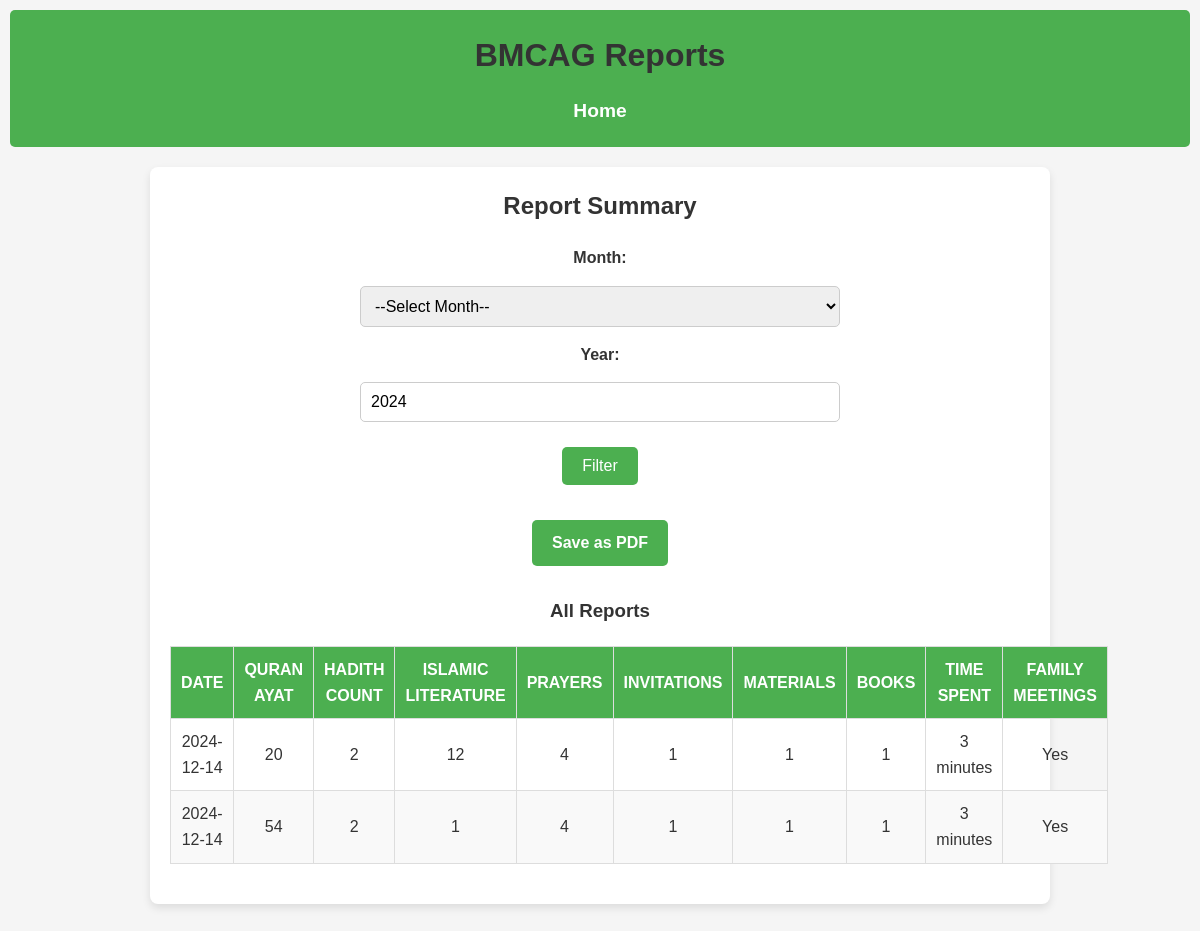
The page /personal/summary (signed in) on the database as committed earlier.
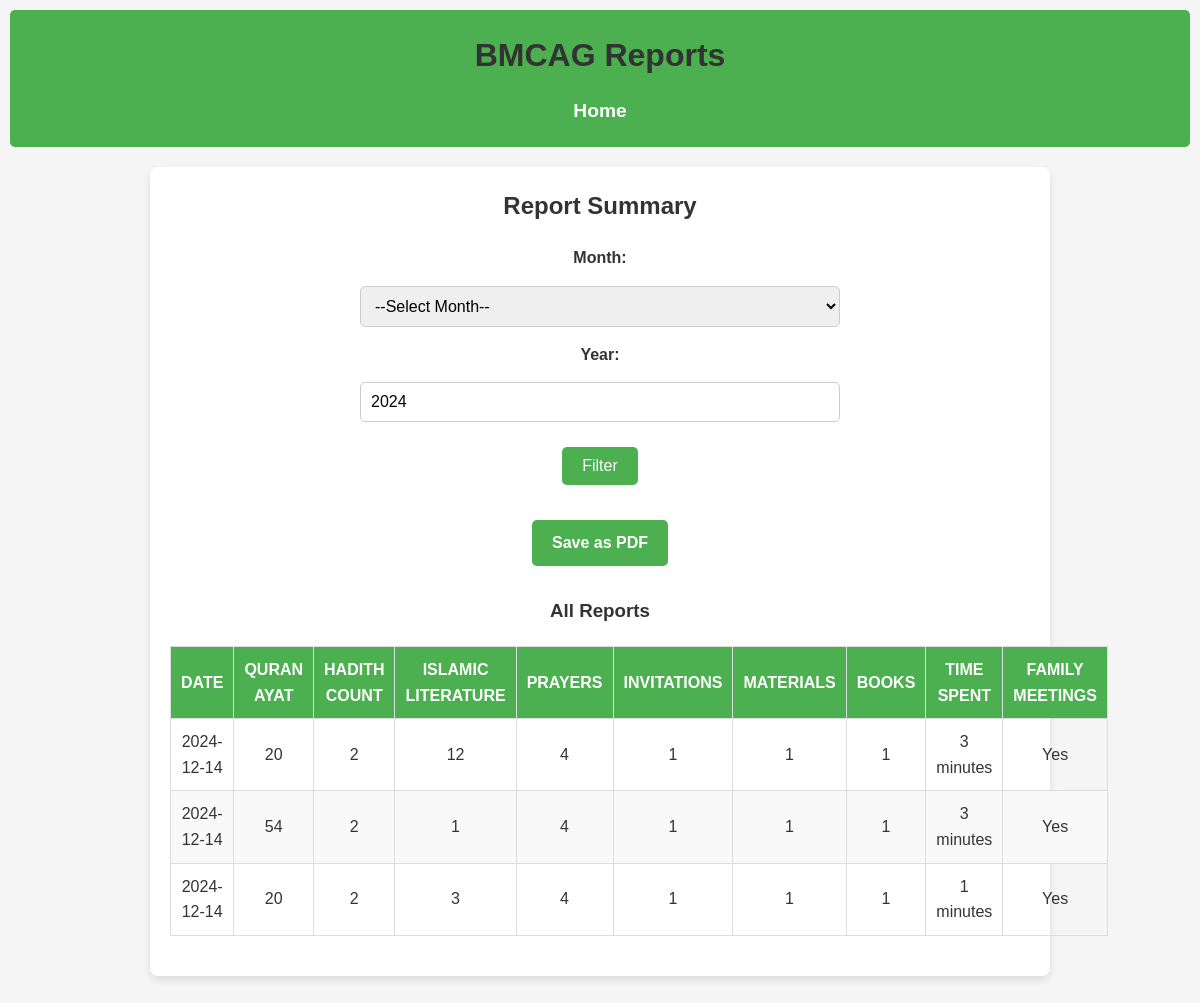
The same page on the database as committed later.
### app.py (models this page shows)
class Report(db.Model):
    id = db.Column(db.Integer, primary_key=True)
    user_id = db.Column(db.Integer, db.ForeignKey('user.id'), nullable=False)
    date_posted = db.Column(db.DateTime, default=datetime.utcnow)
    quran_ayat = db.Column(db.Integer, nullable=False)
    hadith_count = db.Column(db.Integer, nullable=False)
    islamic_literature = db.Column(db.String(255))
    prayers = db.Column(db.Integer, nullable=False)
    invitations = db.Column(db.Integer, nullable=False)
    invitation_materials = db.Column(db.Integer, nullable=False)
    books_distributed = db.Column(db.Integer, nullable=False)
    org_time_spent = db.Column(db.Integer, nullable=False)
    family_meetings = db.Column(db.Boolean, default=False)

### app.py (the view)
@app.route('/personal/summary', methods=['GET'])
def P_summary():
    month = request.args.get('month', type=int)
    year = request.args.get('year', type=int)
    current_year = datetime.now().year
    user_id = session.get('user_id')
    query = Report.query.filter_by(user_id=user_id)
    if month and year:
        query = query.filter(
            func.strftime("%m", Report.date_posted) == f"{month:02d}",
            func.strftime("%Y", Report.date_posted) == str(year)
        )
    reports = query.all()
    return render_template('personal/summary.html', reports=reports, month=month, year=year, current_year=current_year)

### templates/personal/summary.html (shortened to what this page needs)
{% extends "base.html" %}
{% block content %}
<h2>Report Summary</h2>
<form method="GET" action="{{ url_for('P_summary') }}" style="margin-bottom: 20px;">
    <label for="month">Month:</label>
    <select id="month" name="month" required>
        <option value="">--Select Month--</option>
    </select>
    <label for="year">Year:</label>
    <input type="number" id="year" name="year" min="2000" max="2100" value="{{ year or current_year }}" required>
    <button type="submit">Filter</button>
    {% if reports %}
    <a href="{{ url_for('P_summary_pdf', month=month, year=year) }}" class="button">Save as PDF</a>
    {% endif %}
</form>
{% if month and year %}
<h3>Showing reports for {{ ['January', 'February', 'March', 'April', 'May', 'June', 'July', 'August', 'September', 'October', 'November', 'December'][month-1] }} {{ year }}</h3>
{% else %}
<h3>All Reports</h3>
{% endif %}
{% if reports %}
<table>
    <thead>
        <tr>
            <th>Date</th>
            <th>Quran Ayat</th>
            <th>Hadith Count</th>
            <th>Islamic Literature</th>
            <th>Prayers</th>
            <th>Invitations</th>
            <th>Materials</th>
            <th>Books</th>
            <th>Time Spent</th>
            <th>Family Meetings</th>
        </tr>
    </thead>
    <tbody>
        {% for report in reports %}
        <tr>
            <td>{{ report.date_posted.strftime('%Y-%m-%d') }}</td>
            <td>{{ report.quran_ayat }}</td>
            <td>{{ report.hadith_count }}</td>
            <td>{{ report.islamic_literature or 'N/A' }}</td>
            <td>{{ report.prayers }}</td>
            <td>{{ report.invitations }}</td>
            <td>{{ report.invitation_materials }}</td>
            <td>{{ report.books_distributed }}</td>
            <td>{{ report.org_time_spent }} minutes</td>
            <td>{{ 'Yes' if report.family_meetings else 'No' }}</td>
        </tr>
        {% endfor %}
    </tbody>
</table>
{% else %}
<p>No reports available. <a href="{{ url_for('P_form') }}">Add a report</a>.</p>
{% endif %}
{% endblock %}

### templates/base.html (shortened to what this page needs)
<!DOCTYPE html>
<html lang="en">
<head>
    <link rel="stylesheet" href="{{ url_for('static', filename='styles.css') }}">
</head>
<body>
    <header>
        <h1>BMCAG Reports</h1>
        <nav>
            <a href="{{ url_for('home') }}">Home</a>
        </nav>
    </header>
    <main>
        {% block content %}{% endblock %}
    </main>
</body>
</html>

### static/styles.css (style rules this page uses)
* { margin: 0; padding: 0; box-sizing: border-box; }
body { font-family: 'Arial', sans-serif; background-color: #f5f5f5; line-height: 1.6; color: #333; padding: 10px; text-align: center; }
header { background-color: #4CAF50; color: white; padding: 20px; border-radius: 5px; text-align: center; }
header h1 { font-size: 2rem; }
header nav { margin-top: 10px; }
header nav a { color: white; text-decoration: none; margin: 0 15px; font-weight: bold; font-size: 1.2rem; }
main { margin: 20px auto; max-width: 900px; background: white; padding: 20px; border-radius: 8px; box-shadow: 0 4px 8px rgba(0, 0, 0, 0.1); text-align: center; }
h1, h2, h3 { margin-bottom: 15px; color: #333; text-align: center; }
.button { display: inline-block; padding: 10px 20px; background-color: #4CAF50; color: white; text-align: center; text-decoration: none; border-radius: 5px; font-size: 1rem; font-weight: bold; transition: background-color 0.3s; margin: 10px auto; }
button { padding: 10px 20px; background-color: #4CAF50; color: white; border: none; border-radius: 5px; cursor: pointer; font-size: 1rem; transition: background-color 0.3s; display: block; margin: 10px auto; }
form { margin: 20px auto; max-width: 600px; display: flex; flex-direction: column; gap: 15px; align-items: center; }
form label { font-weight: bold; text-align: center; }
form input, form select { padding: 10px; border: 1px solid #ccc; border-radius: 5px; font-size: 1rem; width: 80%; }
table { width: 80%; margin: 20px auto; border-collapse: collapse; text-align: center; }
table th, table td { padding: 10px; text-align: center; border: 1px solid #ddd; }
table th { background-color: #4CAF50; color: white; text-transform: uppercase; }
table tr:nth-child(even) { background-color: #f9f9f9; }

Rows that differ between the two databases and show on the page:
added Report: date_posted "2024-12-14", quran_ayat "20", hadith_count "2", islamic_literature "3", prayers "4", invitations "1", invitation_materials "1", books_distributed "1", org_time_spent "1", family_meetings "Yes"
